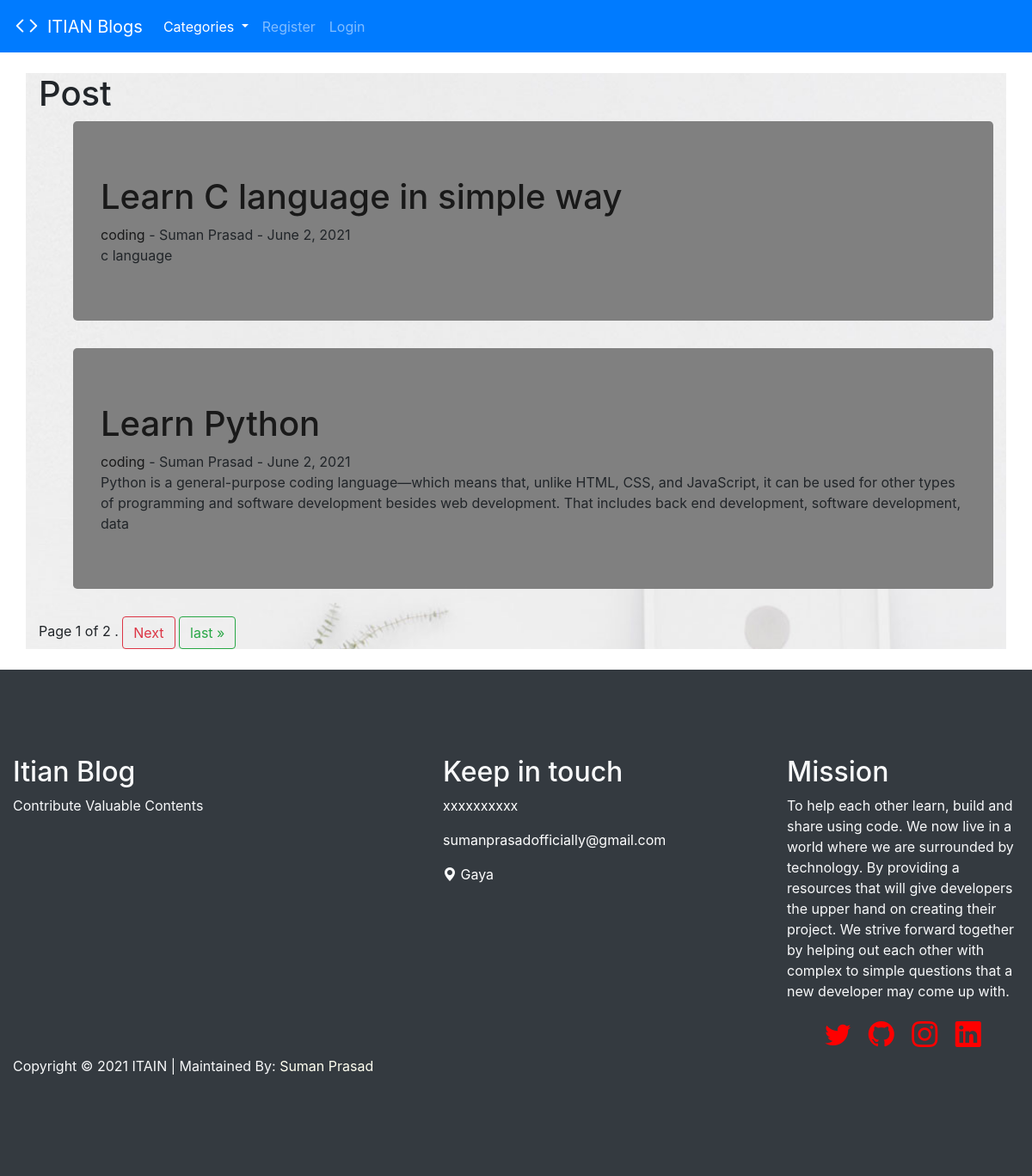
The page / on the database its author committed.
### theblog/models.py (models this page shows, shortened)
class Post(models.Model):
    title = models.CharField(max_length=255)
    header_image = models.ImageField(null=True, blank=True, upload_to="images/")   #all posts doesnot have image.
    title_tag = models.CharField(max_length=255)
    author = models.ForeignKey(User, on_delete=models.CASCADE)
    body = RichTextField(blank=True, null=True)
    post_date = models.DateField(auto_now_add=True)
    category = models.CharField(max_length=255, default='coding')
    snippet = models.CharField(max_length=255)
    likes = models.ManyToManyField(User, related_name='blog_posts')

### theblog/views.py (the view)
# urls.py: path('', HomeView.as_view(), name="home"),
class HomeView(ListView):
    model= Post
    paginate_by = 2
    template_name = 'home.html'
    ordering = ['-post_date']
    def get_context_data(self, *args, **kwargs):
        cat_menu = Category.objects.all()
        context = super(HomeView, self).get_context_data(*args, **kwargs)
        context["cat_menu"] = cat_menu
        return context

### theblog/models.py (called while the page is built)
    def __str__(self):
        return self.name

### theblog/templates/home.html (shortened to what this page needs)
{% extends 'base.html' %}
{% load static %}
{% block content %}
<link rel="stylesheet" href="{% static 'css/home.css' %}">
<div class="container">
<h1>Post</h1>
  <ul>
    {% for post in object_list %}
      <div class="jumbotron">
      <h1><a href="{% url 'article-detail' post.pk%}">{{ post.title }}</a> </h1>
         <a href="{% url 'category' post.category|slugify%}">{{post.category}}</a>
       - {{ post.author.first_name }}
        {{ post.author.last_name }} -
        {{post.post_date}} <br>
      {{post.snippet}}
      </div>
    {% endfor %}
  </ul>
<div class="pagination">
  <span class="step-links">
    <span class="current">
      Page {{ page_obj.number }} of {{ page_obj.paginator.num_pages }} .
    </span>
    {% if page_obj.has_next %}
      <a class="btn btn-outline-danger" href="?page={{ page_obj.next_page_number }}">Next</a>
      <a class="btn btn-outline-success" href="?page={{ page_obj.paginator.num_pages }}"> last &raquo;</a>
    {% endif %}
  </span>
</div>
</div>
{% endblock %}

### theblog/templates/base.html (shortened to what this page needs)
<!doctype html>
{% load static %}
<html lang="en">
  <head>
    <link rel="stylesheet" href="https://cdn.jsdelivr.net/npm/bootstrap@4.6.0/dist/css/bootstrap.min.css">
    <link rel="stylesheet" href="https://cdn.jsdelivr.net/npm/bootstrap-icons@1.5.0/font/bootstrap-icons.css">
    <link rel="stylesheet" href="{% static 'css/main.css' %}">
  </head>
  <body>
    <nav class="navbar sticky-top navbar-expand-lg navbar-dark bg-primary">
    <i class="bi bi-code" id="code"></i>&nbsp&nbsp
      <a class="navbar-brand" href="{% url 'home' %}"> ITIAN Blogs</a>
  <div class="collapse navbar-collapse" id="navbarSupportedContent">
    <ul class="navbar-nav mr-auto">
      {% if cat_menu %}
      <li class="nav-item dropdown">
        <a class="nav-link dropdown-toggle active" href="#" id="navbarDropdown" role="button" data-toggle="dropdown" aria-haspopup="true" aria-expanded="false">
          Categories
        </a>
      </li>
      {% else %}
      <li class="nav-item">
        <a class="nav-link" href="{% url 'category-list' %}">Categories</a>
      </li>
      {% endif %}
      {% if user.is_authenticated %}
        <li class="nav-item">
          <a class="nav-link active" href="{% url 'add_post' %}">Add Post</a>
        </li>
        <li class="nav-item">
          <a class="nav-link active" href="{% url 'add_category' %}">Add Category</a>
        </li>
      {%else%}
        <li class="nav-item">
          <a class="nav-link" href="{% url 'register' %}">Register</a>
        </li>
        <li class="nav-item">
          <a class="nav-link" href="{% url 'login' %}">Login</a>
        </li>
      {%endif%}
    </ul>
  </div>
</nav>
    <br>
    <div>
      {% block content %}
      {% endblock %}
    </div>
<br>
<div class="container-fluid bg-dark text-light" id="footer">
    <div class="row">
               <div class="col-md-5 col-sm-6">
                    <h2>Itian Blog</h2>
                    <p>Contribute Valuable Contents</p>
               </div>
               <div class="col-md-4 col-sm-6">
                    <div class="footer-info">
                    	<h2>Keep in touch</h2>
                         <p><a href="">xxxxxxxxxx</a></p>
                         <p><a href="mailto:sumanprasadofficially@gmail.com">sumanprasadofficially@gmail.com</a></p>
                         <p><i class="bi bi-geo-alt-fill"></i><a href="https://gaya.nic.in/" target="_blank"> Gaya</a></p>
                    </div>
               </div>
               <div class="col-md-3 col-sm-12">
                    <h2>Mission</h2>
                    <p>To help each other learn, build and share using code. We now live in a world where we are surrounded by technology. By providing a  resources that will give developers the upper hand on creating their project. We strive forward together by helping out each other with complex to simple questions that a new developer may come up with. </p>
                    <ul class="social-icon" id="social-icon">
                         <li><a href="https://twitter.com/sumanitian" <i class="bi bi-twitter"></a></li>
                         <li><a href="https://github.com/sumanitian" <i class="bi bi-github"></a></li>
                         <li><a href="https://www.instagram.com/suman_itian/" <i class="bi bi-instagram"></a></li>
                         <li><a href="https://www.linkedin.com/in/suman-prasad-4b5a89145/" <i class="bi bi-linkedin"></a></li>
                    </ul>
               </div>
               <div class="col-md-12 col-sm-12">
                    <div class="copyright-text">
                         <p>Copyright © 2021 ITAIN
                         | Maintained By: <a href="https://sumanitian.github.io/sumanprasad/">Suman Prasad</a></p>
                    </div>
               </div>
          </div>
</div>
  </body>
</html>

### static/css/main.css (style rules this page uses)
#footer { padding-top: 100px; padding-bottom: 100px; }
#footer a { color: white; }
#footer .copyright-text { padding-top: 2px; }
#footer .copyright-text a { color: ivory; }
#social-icon { position: relative; padding: 0; margin: 0; text-align: center; }
#social-icon li { display: inline-block; list-style: none; }
#social-icon li a { border-radius: 100%; color: red; cursor: pointer; font-size: 30px; text-decoration: none; -webkit-transition: all ease-in-out 0.3s; transition: all ease-in-out 0.3s; text-align: center; position: relative; margin: 4px 8px 0 8px; }

### static/css/home.css (style rules this page uses)
.container { background: url('./contact-bg.jpg') 50% 0 repeat-y fixed; background-size: cover; background-position: center center; }
.jumbotron { background: grey; }
a { color: #191919; }

### theblog/templates/base.html (style rules this page uses)
#code { font-size: 30px; color: white; }

### rows shown on the page
Post: title "Learn C language in simple way", category "coding", author.first_name "Suman", author.last_name "Prasad", post_date "June 2, 2021", snippet "c language"
Post: title "Learn Python", category "coding", author.first_name "Suman", author.last_name "Prasad", post_date "June 2, 2021", snippet "Python is a general-purpose coding language—which means that, unlike HTML, CSS, and JavaScript, it can be used for other types of programming and software development besides web development. That includes back end development, software development, data"

### other values the page prints
{{ page_obj.number }} "1"
{{ page_obj.paginator.num_pages }} "2"
